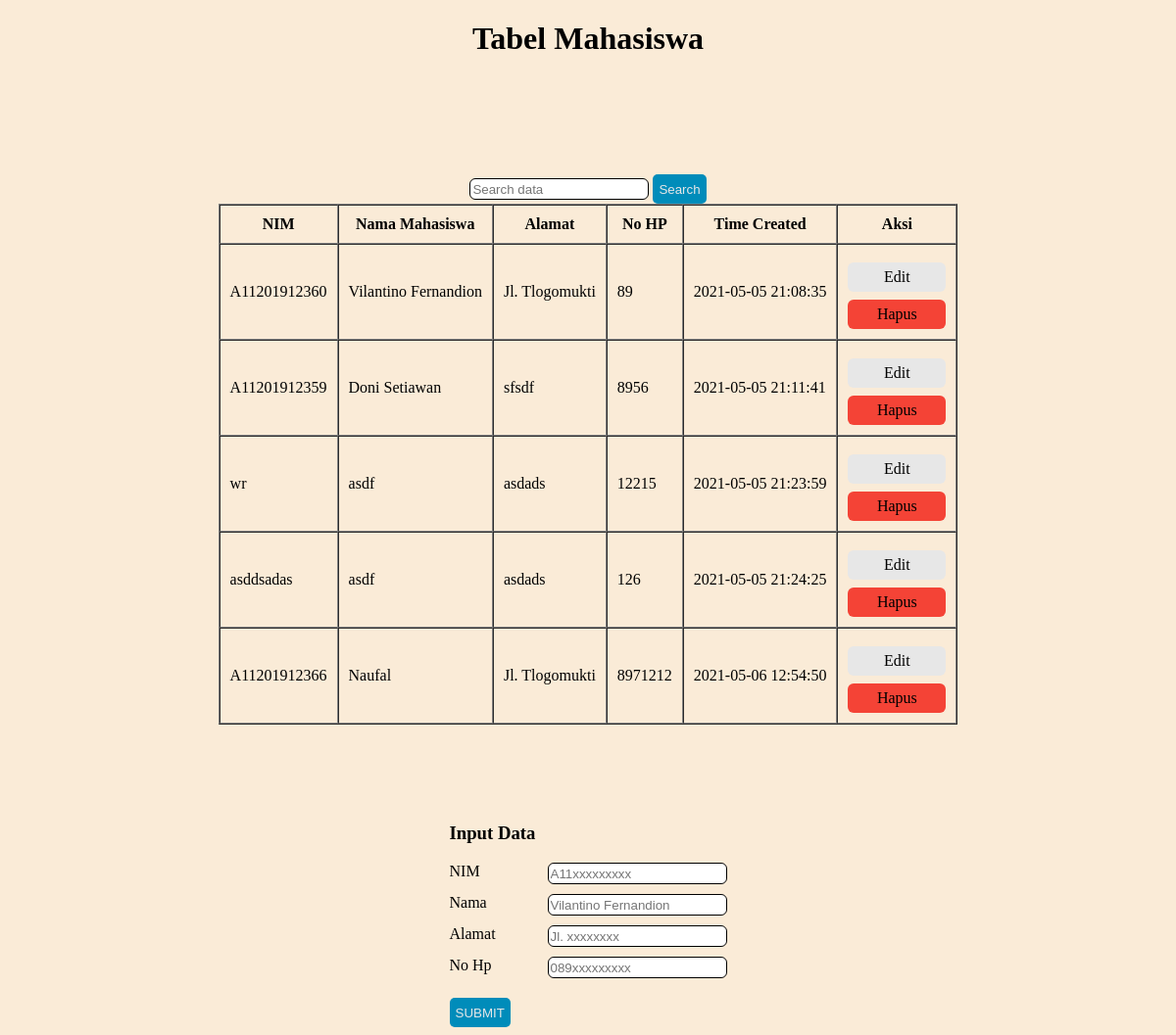
The page / on the database its author committed.
### tables this page shows
CREATE TABLE `mhs` (
  `id` int(11) NOT NULL,
  `nim` char(12) NOT NULL,
  `nama` varchar(25) NOT NULL,
  `alamat` varchar(50) NOT NULL,
  `phone` int(13) NOT NULL,
  `time_created` timestamp NOT NULL DEFAULT current_timestamp() ON UPDATE current_timestamp()
);

### functions.php (called while the page is built, shortened)
<?php
$conn = mysqli_connect("localhost", "root", "", "test");
function query($query) {
    global $conn;
    $result = mysqli_query($conn, $query);
    $rows = [];
    while ($row = mysqli_fetch_assoc($result)) {
        $rows[] = $row;
    }
    return $rows;
}
?>

### index.php (the view, shortened to what this page needs)
<?php
require 'functions.php';
if (isset($_POST["search"])) {
    $data_mhs = search($_POST["keyword"]);
    echo $data_mhs;
} else {
    $data_mhs = query("SELECT * FROM mhs");
}
?>
<!DOCTYPE html>
<html lang="en">
<head>
    <link rel="stylesheet" href="style.css">
</head>
<body>
    <h1>Tabel Mahasiswa</h1>
    <div class="search">
        <form action="" method="POST">
            <input type="text" name="keyword" placeholder="Search data">
            <button type="submit" name="search">Search</button>
        </form>
    </div>
    <table border="1px" cellpadding="10px" cellspacing="0">
        <tr>
            <th>NIM</th>
            <th>Nama Mahasiswa</th>
            <th>Alamat</th>
            <th>No HP</th>
            <th>Time Created</th>
            <th>Aksi</th>
        </tr>
        <?php foreach ($data_mhs as $row) : ?>
            <tr>
                <td><?= $row["nim"]; ?></td>
                <td><?= $row["nama"]; ?></td>
                <td><?= $row["alamat"]; ?></td>
                <td><?= $row["phone"]; ?></td>
                <td><?= $row["time_created"]; ?></td>
                <td>
                    <a class="edit-button" href="edit.php?id=<?= $row["id"]; ?> ">Edit</a>
                    <a class="hapus-button" href="delete.php?id=<?= $row["id"]; ?> " onclick="return confirm('Yakin akan menghapus data?')">Hapus</a>
                </td>
            </tr>
        <?php endforeach ?>
    </table>
    <form action="" method="POST">
        <h3>Input Data</h3>
        <div class="form-input">
            <label for="nim">NIM</label>
            <input type="text" name="nim" id="nim" placeholder="A11xxxxxxxxx" maxlength="12" required>
        </div>
        <div class="form-input">
            <label for="nama">Nama</label>
            <input type="text" name="nama" id="nama" placeholder="Vilantino Fernandion" required>
        </div>
        <div class="form-input">
            <label for="alamat">Alamat</label>
            <input type="text" name="alamat" id="alamat" placeholder="Jl. xxxxxxxx" required>
        </div>
        <div class="form-input">
            <label for="phone">No Hp</label>
            <input type="text" name="phone" id="phone" placeholder="089xxxxxxxxx" maxlength="13">
        </div>
        <button type="submit" name="submit">SUBMIT</button>
    </form>
</body>
</html>

### style.css (style rules this page uses)
body { background-color: antiquewhite; }
body h1 { text-align: center; }
table { margin: auto; }
form { margin: auto; margin-top: 100px; width: max-content; }
form label { width: 100px; }
form input { border-radius: 6px; height: 18px; border: 1px solid black; }
form button { margin-top: 20px; background-color: #008CBA; color: #e7e7e7; height: 30px; border: none; border-radius: 5px; }
.form-input { display: flex; flex-direction: row; margin-top: 10px; }
.edit-button, .hapus-button { display: flex; flex-direction: column; text-decoration: none; color: black; justify-content: center; align-items: center; border-radius: 6px; margin-top: 8px; width: 100px; height: 30px; }
.hapus-button { background-color: #f44336; }
.edit-button { background-color: #e7e7e7; }

### rows shown on the page
mhs: nim "A11201912360", nama "Vilantino Fernandion", alamat "Jl. Tlogomukti", phone "89", time_created "2021-05-05 21:08:35"
mhs: nim "A11201912359", nama "Doni Setiawan", alamat "sfsdf", phone "8956", time_created "2021-05-05 21:11:41"
mhs: nim "wr", nama "asdf", alamat "asdads", phone "12215", time_created "2021-05-05 21:23:59"
mhs: nim "asddsadas", nama "asdf", alamat "asdads", phone "126", time_created "2021-05-05 21:24:25"
mhs: nim "A11201912366", nama "Naufal", alamat "Jl. Tlogomukti", phone "8971212", time_created "2021-05-06 12:54:50"
